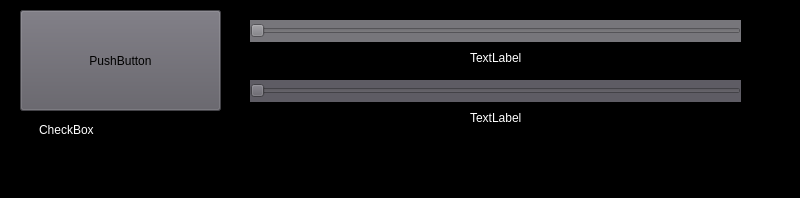
<?xml version="1.0" encoding="UTF-8"?>
<ui version="4.0">
 <class>MainWindow</class>
 <widget class="QMainWindow" name="MainWindow">
  <property name="geometry">
   <rect>
    <x>0</x>
    <y>0</y>
    <width>800</width>
    <height>198</height>
   </rect>
  </property>
  <property name="sizePolicy">
   <sizepolicy hsizetype="Fixed" vsizetype="Fixed">
    <horstretch>0</horstretch>
    <verstretch>0</verstretch>
   </sizepolicy>
  </property>
  <property name="windowTitle">
   <string>MainWindow</string>
  </property>
  <property name="styleSheet">
   <string notr="true">background-color: rgb(0, 0, 0);</string>
  </property>
  <widget class="QWidget" name="centralwidget">
   <widget class="QPushButton" name="pushButton">
    <property name="geometry">
     <rect>
      <x>20</x>
      <y>10</y>
      <width>201</width>
      <height>101</height>
     </rect>
    </property>
    <property name="styleSheet">
     <string notr="true">background-color: rgb(94, 92, 100);
</string>
    </property>
    <property name="text">
     <string>PushButton</string>
    </property>
   </widget>
   <widget class="QSlider" name="horizontalSlider">
    <property name="geometry">
     <rect>
      <x>250</x>
      <y>20</y>
      <width>491</width>
      <height>22</height>
     </rect>
    </property>
    <property name="styleSheet">
     <string notr="true">
background-color: rgb(119, 118, 123);</string>
    </property>
    <property name="orientation">
     <enum>Qt::Horizontal</enum>
    </property>
   </widget>
   <widget class="QSlider" name="horizontalSlider_2">
    <property name="geometry">
     <rect>
      <x>250</x>
      <y>80</y>
      <width>491</width>
      <height>22</height>
     </rect>
    </property>
    <property name="styleSheet">
     <string notr="true">background-color: rgb(94, 92, 100);
</string>
    </property>
    <property name="orientation">
     <enum>Qt::Horizontal</enum>
    </property>
   </widget>
   <widget class="QLabel" name="label">
    <property name="geometry">
     <rect>
      <x>470</x>
      <y>50</y>
      <width>58</width>
      <height>16</height>
     </rect>
    </property>
    <property name="styleSheet">
     <string notr="true">color: rgb(255, 255, 255);</string>
    </property>
    <property name="text">
     <string>TextLabel</string>
    </property>
   </widget>
   <widget class="QLabel" name="label_2">
    <property name="geometry">
     <rect>
      <x>470</x>
      <y>110</y>
      <width>58</width>
      <height>16</height>
     </rect>
    </property>
    <property name="styleSheet">
     <string notr="true">color: rgb(255, 255, 255);</string>
    </property>
    <property name="text">
     <string>TextLabel</string>
    </property>
   </widget>
   <widget class="QCheckBox" name="checkBox">
    <property name="geometry">
     <rect>
      <x>20</x>
      <y>120</y>
      <width>85</width>
      <height>20</height>
     </rect>
    </property>
    <property name="styleSheet">
     <string notr="true">color: rgb(255, 255, 255);</string>
    </property>
    <property name="text">
     <string>CheckBox</string>
    </property>
   </widget>
  </widget>
  <widget class="QMenuBar" name="menubar">
   <property name="geometry">
    <rect>
     <x>0</x>
     <y>0</y>
     <width>800</width>
     <height>23</height>
    </rect>
   </property>
  </widget>
  <widget class="QStatusBar" name="statusbar"/>
 </widget>
 <resources/>
 <connections/>
</ui>
